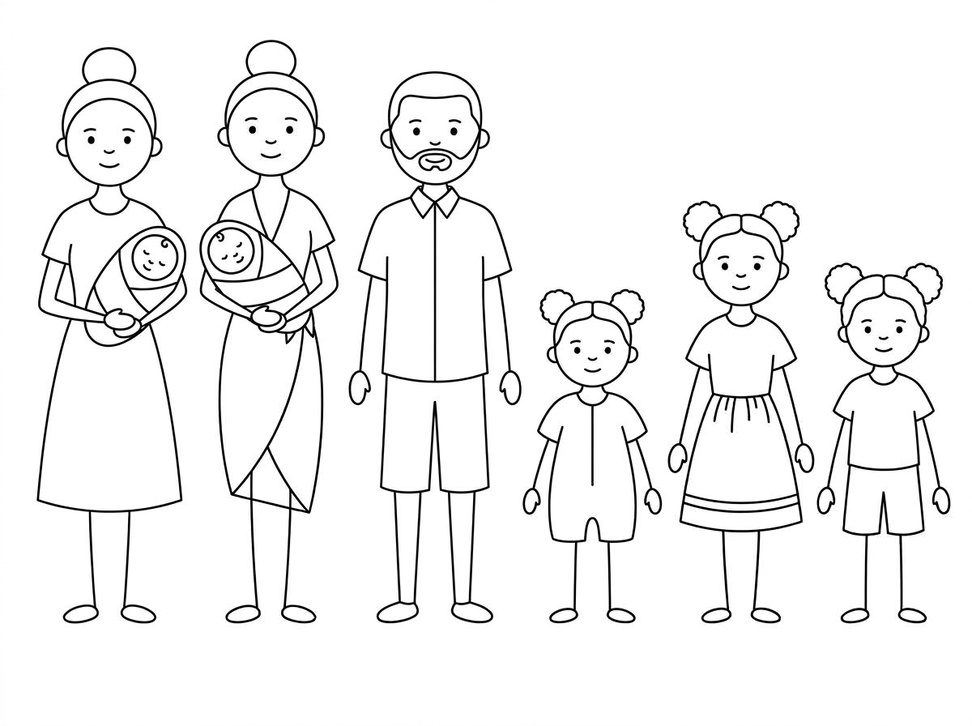
#> input picture _brand/wardrobe-test-baby-01.jpg, 972 x 726 px, shrunk from 1200 x 896 before the run
$ python postproc.py ../_brand/wardrobe-test-baby-01.jpg ../_brand/cast-sheet-01.jpg
#> lines starting #> are read from the running program, lines starting #| are printed output that depends on the picture; after the words box and inside, x2 and y2 are one past the last pixel; in counts of white or black regions, pixels touching at a corner belong together
#!/usr/bin/env python3
"""Stage 6a — frame strip + threshold. Produces bitonal PNG ready for potrace.

The API returns JPEG (256 grey levels, ~3% midtone ringing) and the model draws
a border frame it was told not to. Both are handled here, deterministically.
"""
import sys, os
from PIL import Image
import numpy as np

THRESH = 128
EDGE_ZONE = 0.10      # how far in to look for frame lines
FRAME_RATIO = 0.80    # a row/col this black across its length is a frame line
TARGET_ASPECT = 8.5 / 11.0


def load_bitonal(path):
    im = Image.open(path).convert("L")
    return im.point(lambda p: 0 if p < THRESH else 255, mode="L")


def find_frame_crop(bw):
    W, H = bw.size
    px = bw.load()
    col_black = lambda x: sum(1 for y in range(H) if px[x, y] == 0) / H
    row_black = lambda y: sum(1 for x in range(W) if px[x, y] == 0) / W

    left = right = top = bottom = None
    for x in range(int(W * EDGE_ZONE)):
        if col_black(x) > FRAME_RATIO: left = x
    for x in range(W - 1, int(W * (1 - EDGE_ZONE)), -1):
        if col_black(x) > FRAME_RATIO: right = x
    for y in range(int(H * EDGE_ZONE)):
        if row_black(y) > FRAME_RATIO: top = y
    for y in range(H - 1, int(H * (1 - EDGE_ZONE)), -1):
        if row_black(y) > FRAME_RATIO: bottom = y

    found = any(v is not None for v in (left, right, top, bottom))
    # crop just inside the innermost frame line on each edge
    return found, (
        (left + 1) if left is not None else 0,
        (top + 1) if top is not None else 0,
        right if right is not None else W,
        bottom if bottom is not None else H,
    )


def pad_to_aspect(bw, aspect=TARGET_ASPECT):
    W, H = bw.size
    if W / H > aspect:          # too wide -> pad height
        newH = round(W / aspect); newW = W
    else:                        # too tall -> pad width
        newW = round(H * aspect); newH = H
    canvas = Image.new("L", (newW, newH), 255)
    canvas.paste(bw, ((newW - W) // 2, (newH - H) // 2))
    return canvas


def thicken_thin(bw, px_to_pt, floor_pt):
    """Dilate ONLY the components that fall under the point floor.

    Dilating the whole page would thicken every stroke and change the page's
    character; this touches just the offending components.
    """
    from scipy import ndimage
    ink = np.array(bw) < 128
    D = ndimage.distance_transform_edt(ink)
    lab, n = ndimage.label(ink, structure=np.ones((3, 3)))
    if n == 0:
        return bw, 0
    peaks = ndimage.maximum(D, lab, range(1, n + 1))
    areas = ndimage.sum(ink, lab, range(1, n + 1))
    need = [i + 1 for i, (pk, a) in enumerate(zip(peaks, areas))
            if a >= 40 and (2.0 * pk) * px_to_pt < floor_pt]
    if not need:
        return bw, 0
    thin = np.isin(lab, need)
    target_px = floor_pt / px_to_pt
    iters = max(1, int(np.ceil((target_px - 2.0 * min(peaks[i - 1] for i in need)) / 2.0)))
    grown = ndimage.binary_dilation(thin, np.ones((3, 3)), iterations=iters)
    out = ink | grown
    return Image.fromarray(np.where(out, 0, 255).astype(np.uint8), "L"), len(need)


def strip_edge_slivers(bw, zone=0.02, max_thick=4):
    """Remove frame-line remnants: straight components no thicker than `max_thick` px, lying
    entirely within `zone` of one image edge and running along it. find_frame_crop misses a
    frame line that is broken (under FRAME_RATIO black); its segments survive as edge slivers
    (we-broke-it-all p19, 2026-10-02). Real art is never a 4px-straight line hugging the edge."""
    from scipy import ndimage
    ink = np.array(bw) < 128
    H, W = ink.shape
    lab, n = ndimage.label(ink, structure=np.ones((3, 3)))
    removed = 0
    for i, sl in enumerate(ndimage.find_objects(lab), 1):
        y0, y1, x0, x1 = sl[0].start, sl[0].stop, sl[1].start, sl[1].stop
        vert = (x1 - x0) <= max_thick and (x1 <= W * zone or x0 >= W * (1 - zone))
        horz = (y1 - y0) <= max_thick and (y1 <= H * zone or y0 >= H * (1 - zone))
        if vert or horz:
            ink[lab == i] = False
            removed += 1
    if not removed:
        return bw, 0
    return Image.fromarray(np.where(ink, 0, 255).astype(np.uint8), "L"), removed


def process(src, dst, px_to_pt=None, floor_pt=None):
    bw = load_bitonal(src)
#> in load_bitonal, `return im.point(lambda p: 0 if p < THRESH else 255, mode="L")`: returned value: PIL image 972x726 L; 95.1% white; black in thin lines or dots, all inside (x1, y1, x2, y2) = (37, 40, 950, 623)
    framed, box = find_frame_crop(bw)
#> framed = False; box = (0, 0, 972, 726)
    if framed:
        bw = bw.crop(box)
    bw, slivers = strip_edge_slivers(bw)
#> in strip_edge_slivers, `ink = np.array(bw) < 128`:
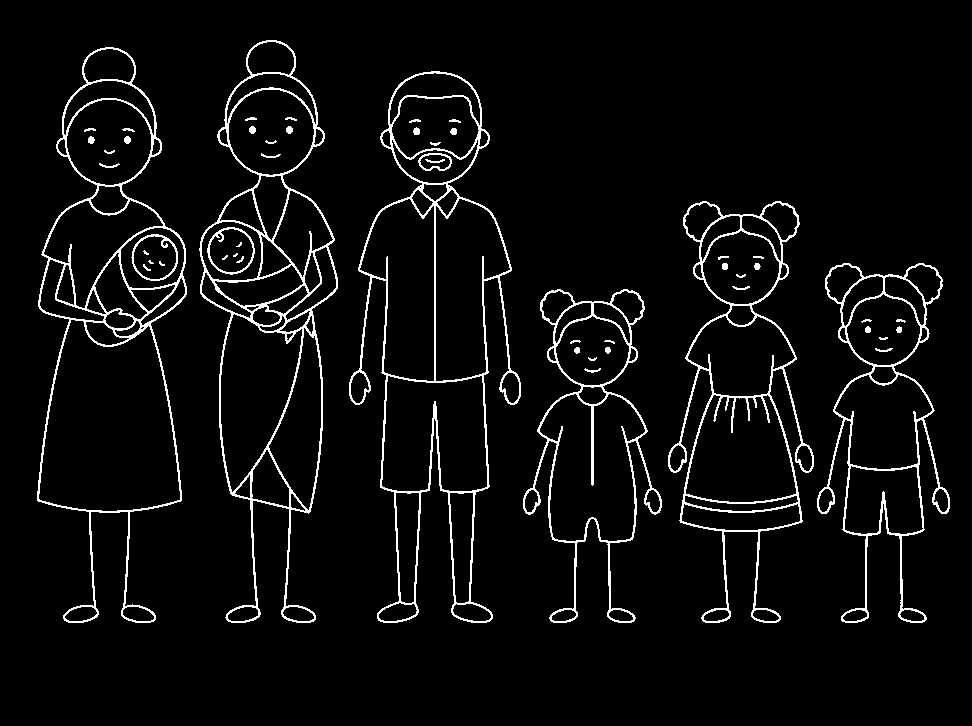
#> ink: shape (726, 972) bool; 4.9% white in thin lines or dots, all inside (x1, y1, x2, y2) = (37, 40, 950, 623)
#> in strip_edge_slivers, `lab, n = ndimage.label(ink, structure=np.ones((3, 3)))`:
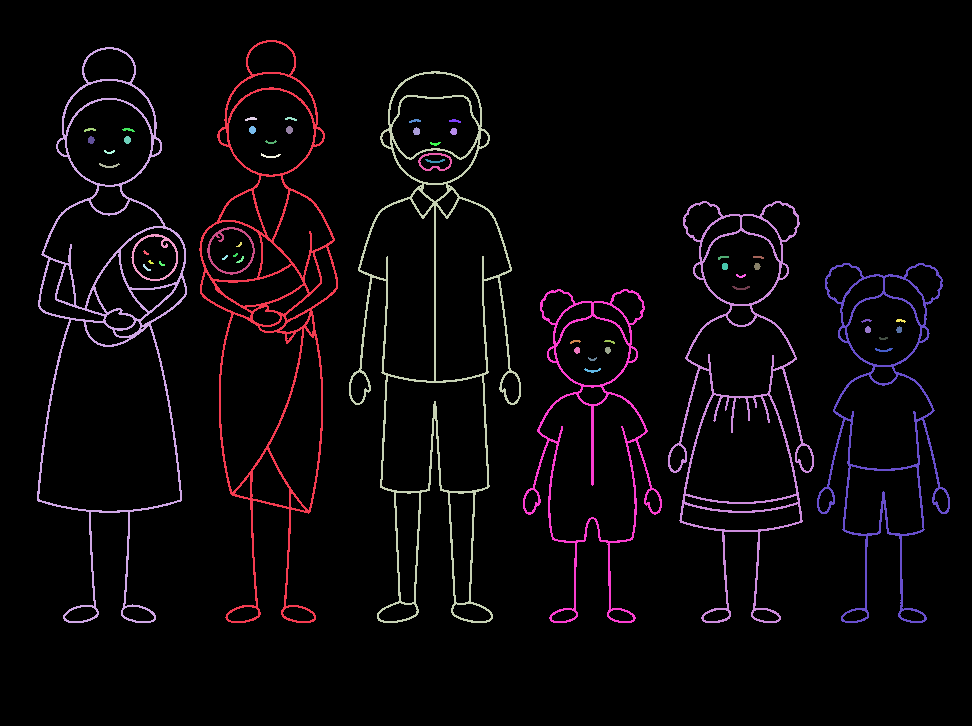
#> lab: shape (726, 972) int32; 54 distinct labels, from 0 to 53; one colour per label, 0 black
#> in strip_edge_slivers, `lab, n = ndimage.label(ink, structure=np.ones((3, 3)))`: n = 53
#> the loop in strip_edge_slivers, `for i, sl in enumerate(ndimage.find_objects(lab), 1):` made 53 passes
#> (y0, y1, x0, x1) on passes 1 to 12: (40, 623, 199, 338), (47, 623, 37, 187), (71, 623, 349, 521), (117, 121, 245, 257), (117, 121, 285, 297), (119, 123, 409, 421), (119, 123, 449, 461), (126, 134, 249, 256), (126, 134, 286, 293), (127, 135, 413, 420), (128, 132, 84, 96), (128, 132, 122, 135)
#> after the loop in strip_edge_slivers, `for i, sl in enumerate(ndimage.find_objects(lab), 1):`: removed = 0
#> slivers = 0
    thickened = 0
    if px_to_pt and floor_pt:
        bw, thickened = thicken_thin(bw, px_to_pt, floor_pt)
    bw = pad_to_aspect(bw)
#> in pad_to_aspect, `canvas = Image.new("L", (newW, newH), 255)`: canvas: PIL image 972x1258 L; every value is 255
#> in pad_to_aspect, `canvas.paste(bw, ((newW - W) // 2, (newH - H) // 2))`:
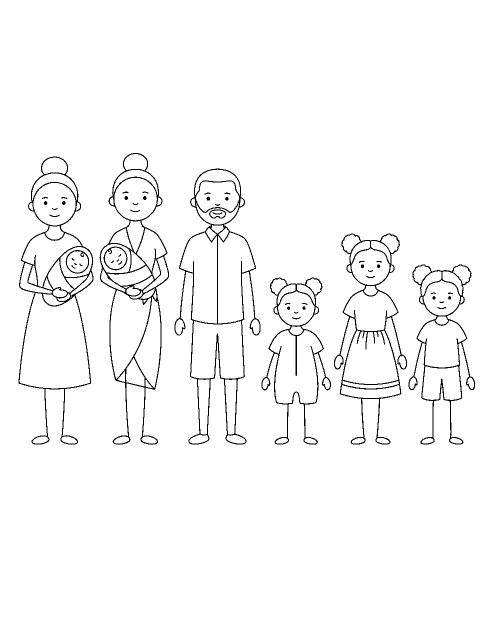
#> canvas: PIL image 972x1258 L (shown at 1/2 size); 97.2% white; black in thin lines or dots, all inside (x1, y1, x2, y2) = (37, 306, 950, 889)
    bw.convert("1").save(dst)

    h = bw.histogram(); t = sum(h)
#> after `h = bw.histogram()`: h = 256 values, max 1188518 at index 255, min 0 at index 1, mean 4776.5
#> after `t = sum(h)`: t = 1222776
    return {
        "frame_removed": framed,
        "edge_slivers_removed": slivers,
        "thickened": thickened,
        "ink_pct": h[0] / t * 100,
        "midtone_pct": sum(h[1:255]) / t * 100,
        "size": bw.size,
    }


if __name__ == "__main__":
    src, dst = sys.argv[1], sys.argv[2]
    r = process(src, dst)
#> r = {'frame_removed': False, 'edge_slivers_removed': 0, 'thickened': 0, 'ink_pct': 2.8, 'midtone_pct': 0, 'size': (972, 1258)}
    print(f"  {os.path.basename(src)} -> {os.path.basename(dst)}  "
          f"frame_removed={r['frame_removed']}  ink={r['ink_pct']:.2f}%  "
          f"midtone={r['midtone_pct']:.2f}%  {r['size'][0]}x{r['size'][1]}")
#|   wardrobe-test-baby-01.jpg -> cast-sheet-01.jpg  frame_removed=False  ink=2.80%  midtone=0.00%  972x1258

$ run again, on _brand/cast-sheet-02.jpg
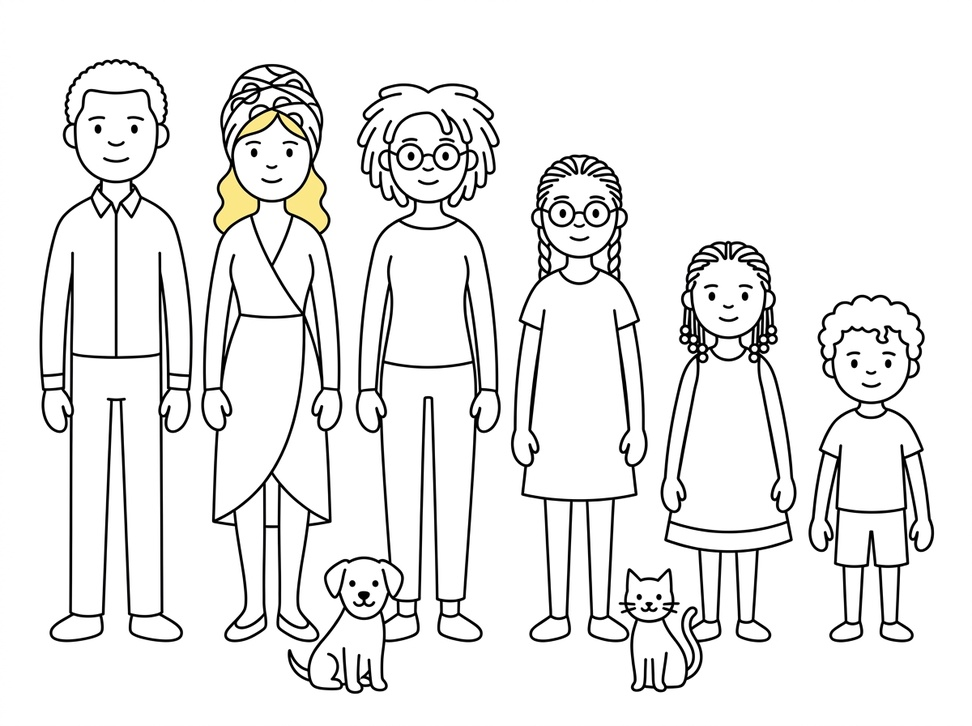
#> input picture _brand/cast-sheet-02.jpg, 972 x 726 px, shrunk from 1200 x 896 before the run
#> framed = False; box = (0, 0, 972, 726)
#> ink: shape (726, 972) bool; 7.8% white; 48 white regions, largest, box (x1, y1, x2, y2) and area: (288, 83, 501, 694) 11687, (201, 64, 342, 642) 10432, (40, 59, 193, 642) 8865
#> in strip_edge_slivers, `lab, n = ndimage.label(ink, structure=np.ones((3, 3)))`:
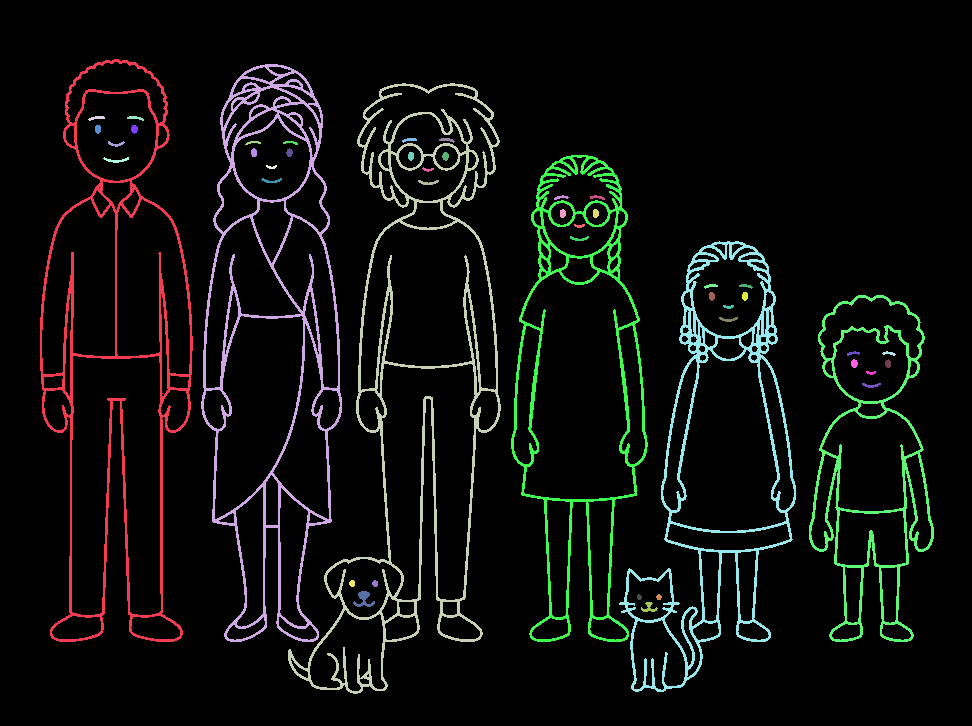
#> lab: shape (726, 972) int32; 49 distinct labels, from 0 to 48; one colour per label, 0 black
#> n = 48
#> the loop in strip_edge_slivers, `for i, sl in enumerate(ndimage.find_objects(lab), 1):` made 48 passes
#> (y0, y1, x0, x1) on passes 1 to 8: (59, 642, 40, 193), (64, 642, 201, 342), (83, 694, 288, 501), (116, 121, 88, 105), (116, 121, 127, 144), (125, 134, 95, 101), (125, 134, 131, 138), (138, 143, 402, 417)
#> after the loop in strip_edge_slivers, `for i, sl in enumerate(ndimage.find_objects(lab), 1):`: removed = 0
#> in pad_to_aspect, `canvas.paste(bw, ((newW - W) // 2, (newH - H) // 2))`:
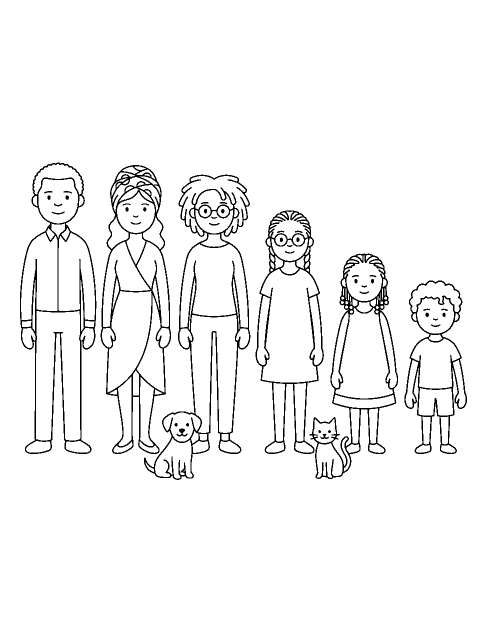
#> canvas: PIL image 972x1258 L (shown at 1/2 size); 95.5% white; 48 black regions, largest, box (x1, y1, x2, y2) and area: (288, 349, 501, 960) 11687, (201, 330, 342, 908) 10432, (40, 325, 193, 908) 8865
#> h = 256 values, max 1167926 at index 255, min 0 at index 1, mean 4776.5
#> t = 1222776
#> r = {'frame_removed': False, 'edge_slivers_removed': 0, 'thickened': 0, 'ink_pct': 4.49, 'midtone_pct': 0, 'size': (972, 1258)}
#|   cast-sheet-02.jpg -> cast-sheet-02.jpg  frame_removed=False  ink=4.49%  midtone=0.00%  972x1258

$ run again, on _brand/cast-sheet-v2-01.jpg
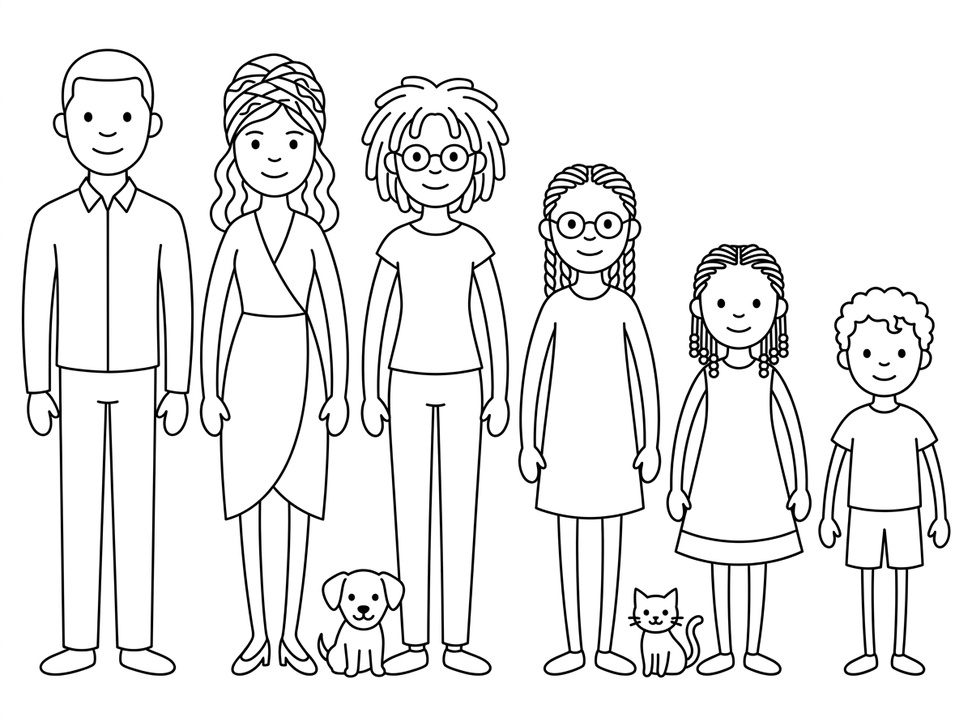
#> input picture _brand/cast-sheet-v2-01.jpg, 972 x 726 px, shrunk from 1200 x 896 before the run
#> framed = False; box = (0, 0, 972, 726)
#> ink: shape (726, 972) bool; 7.8% white in thin lines or dots, all inside (x1, y1, x2, y2) = (22, 49, 950, 678)
#> in strip_edge_slivers, `lab, n = ndimage.label(ink, structure=np.ones((3, 3)))`:
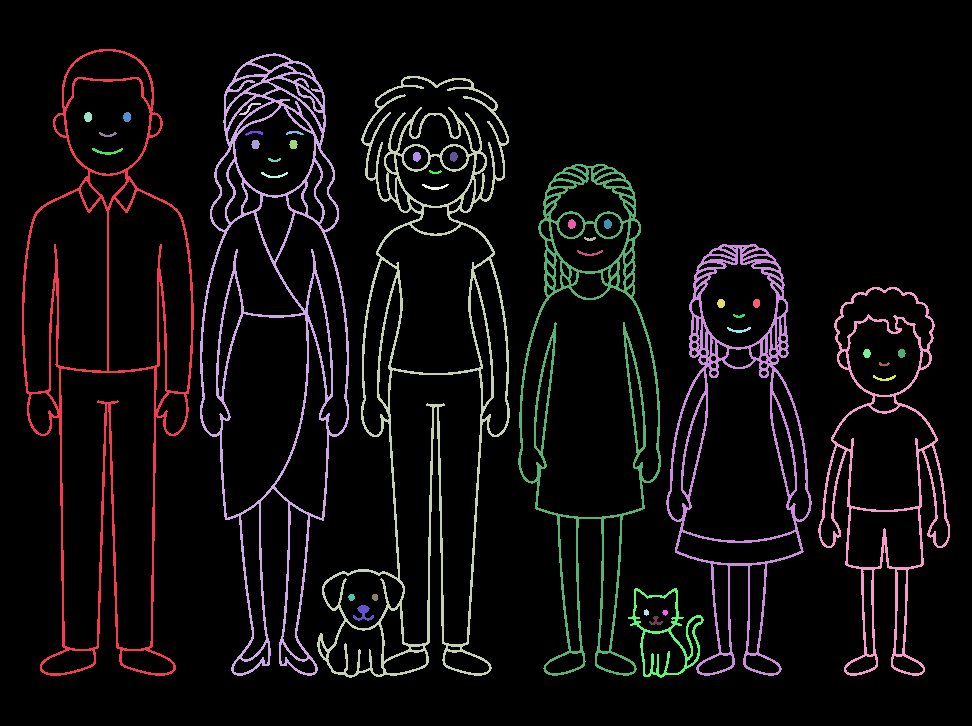
#> lab: shape (726, 972) int32; 41 distinct labels, from 0 to 40; one colour per label, 0 black
#> n = 40
#> the loop in strip_edge_slivers, `for i, sl in enumerate(ndimage.find_objects(lab), 1):` made 40 passes
#> (y0, y1, x0, x1) on passes 1 to 8: (49, 676, 22, 194), (53, 676, 200, 349), (76, 678, 317, 510), (103, 115, 239, 261), (112, 122, 84, 92), (112, 122, 123, 131), (131, 136, 245, 263), (131, 135, 286, 304)
#> after the loop in strip_edge_slivers, `for i, sl in enumerate(ndimage.find_objects(lab), 1):`: removed = 0
#> in pad_to_aspect, `canvas.paste(bw, ((newW - W) // 2, (newH - H) // 2))`:
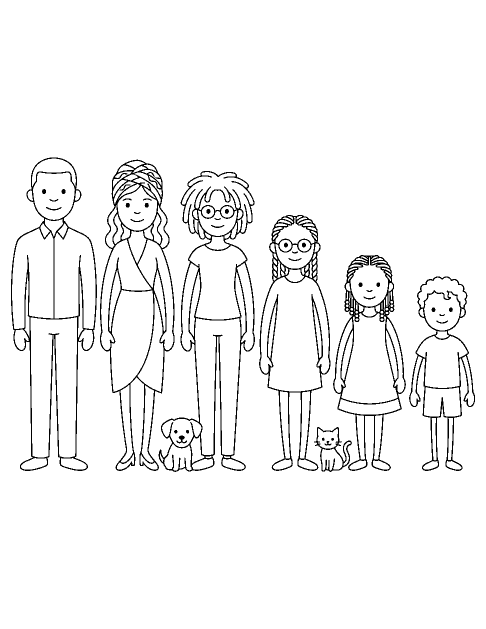
#> canvas: PIL image 972x1258 L (shown at 1/2 size); 95.5% white; black in thin lines or dots, all inside (x1, y1, x2, y2) = (22, 315, 950, 944)
#> h = 256 values, max 1167582 at index 255, min 0 at index 1, mean 4776.5
#> t = 1222776
#> r = {'frame_removed': False, 'edge_slivers_removed': 0, 'thickened': 0, 'ink_pct': 4.51, 'midtone_pct': 0, 'size': (972, 1258)}
#|   cast-sheet-v2-01.jpg -> cast-sheet-v2-01.jpg  frame_removed=False  ink=4.51%  midtone=0.00%  972x1258
